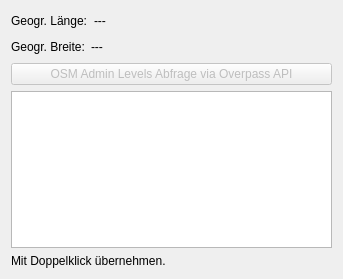
<?xml version="1.0" encoding="UTF-8"?>
<ui version="4.0">
 <class>apisOverpassRequestDialog</class>
 <widget class="QDialog" name="apisOverpassRequestDialog">
  <property name="windowModality">
   <enum>Qt::ApplicationModal</enum>
  </property>
  <property name="geometry">
   <rect>
    <x>0</x>
    <y>0</y>
    <width>343</width>
    <height>279</height>
   </rect>
  </property>
  <property name="windowTitle">
   <string>APIS Overpass Request</string>
  </property>
  <property name="windowIcon">
   <iconset resource="resource.qrc">
    <normaloff>:/plugins/APIS/icons/apis.png</normaloff>:/plugins/APIS/icons/apis.png</iconset>
  </property>
  <property name="modal">
   <bool>true</bool>
  </property>
  <layout class="QVBoxLayout" name="verticalLayout">
   <item>
    <layout class="QHBoxLayout" name="horizontalLayout">
     <item>
      <widget class="QLabel" name="label">
       <property name="text">
        <string>Geogr. Länge:</string>
       </property>
      </widget>
     </item>
     <item>
      <widget class="QLabel" name="uiLonLbl">
       <property name="text">
        <string>---</string>
       </property>
      </widget>
     </item>
     <item>
      <spacer name="horizontalSpacer">
       <property name="orientation">
        <enum>Qt::Horizontal</enum>
       </property>
       <property name="sizeHint" stdset="0">
        <size>
         <width>40</width>
         <height>20</height>
        </size>
       </property>
      </spacer>
     </item>
    </layout>
   </item>
   <item>
    <layout class="QHBoxLayout" name="horizontalLayout_2">
     <item>
      <widget class="QLabel" name="label_3">
       <property name="text">
        <string>Geogr. Breite:</string>
       </property>
      </widget>
     </item>
     <item>
      <widget class="QLabel" name="uiLatLbl">
       <property name="text">
        <string>---</string>
       </property>
      </widget>
     </item>
     <item>
      <spacer name="horizontalSpacer_2">
       <property name="orientation">
        <enum>Qt::Horizontal</enum>
       </property>
       <property name="sizeHint" stdset="0">
        <size>
         <width>40</width>
         <height>20</height>
        </size>
       </property>
      </spacer>
     </item>
    </layout>
   </item>
   <item>
    <widget class="QPushButton" name="uiRequestBtn">
     <property name="enabled">
      <bool>false</bool>
     </property>
     <property name="text">
      <string>OSM Admin Levels Abfrage via Overpass API</string>
     </property>
     <property name="autoDefault">
      <bool>false</bool>
     </property>
    </widget>
   </item>
   <item>
    <widget class="QListWidget" name="uiAdminLevelList">
     <property name="editTriggers">
      <set>QAbstractItemView::NoEditTriggers</set>
     </property>
     <property name="showDropIndicator" stdset="0">
      <bool>false</bool>
     </property>
     <property name="alternatingRowColors">
      <bool>false</bool>
     </property>
    </widget>
   </item>
   <item>
    <widget class="QLabel" name="label_2">
     <property name="text">
      <string>Mit Doppelklick übernehmen.</string>
     </property>
    </widget>
   </item>
  </layout>
 </widget>
 <resources>
  <include location="resource.qrc"/>
 </resources>
 <connections/>
</ui>
